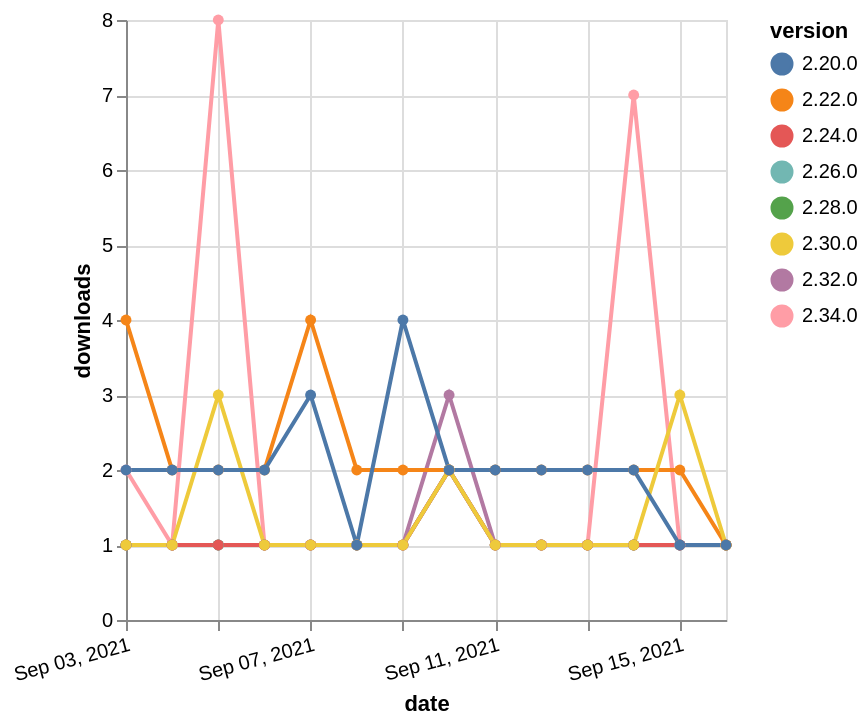

Write a Vega-Lite specification for this figure.
### Vega-Lite specification from a JSON file in a GitHub repository (floating-point values rounded to 4 significant figures)
{"$schema": "https://vega.github.io/schema/vega-lite/v5.json", "description": "A simple bar chart with embedded data.", "data": {"values": [{"date": "2021-09-03", "total": 213, "delta": 1, "version": "2.32.0"}, {"date": "2021-09-04", "total": 214, "delta": 1, "version": "2.32.0"}, {"date": "2021-09-05", "total": 215, "delta": 1, "version": "2.32.0"}, {"date": "2021-09-06", "total": 216, "delta": 1, "version": "2.32.0"}, {"date": "2021-09-07", "total": 217, "delta": 1, "version": "2.32.0"}, {"date": "2021-09-08", "total": 218, "delta": 1, "version": "2.32.0"}, {"date": "2021-09-09", "total": 219, "delta": 1, "version": "2.32.0"}, {"date": "2021-09-10", "total": 222, "delta": 3, "version": "2.32.0"}, {"date": "2021-09-11", "total": 223, "delta": 1, "version": "2.32.0"}, {"date": "2021-09-12", "total": 224, "delta": 1, "version": "2.32.0"}, {"date": "2021-09-13", "total": 225, "delta": 1, "version": "2.32.0"}, {"date": "2021-09-14", "total": 226, "delta": 1, "version": "2.32.0"}, {"date": "2021-09-15", "total": 227, "delta": 1, "version": "2.32.0"}, {"date": "2021-09-16", "total": 228, "delta": 1, "version": "2.32.0"}, {"date": "2021-09-03", "total": 210, "delta": 1, "version": "2.28.0"}, {"date": "2021-09-04", "total": 211, "delta": 1, "version": "2.28.0"}, {"date": "2021-09-05", "total": 212, "delta": 1, "version": "2.28.0"}, {"date": "2021-09-06", "total": 213, "delta": 1, "version": "2.28.0"}, {"date": "2021-09-07", "total": 214, "delta": 1, "version": "2.28.0"}, {"date": "2021-09-08", "total": 215, "delta": 1, "version": "2.28.0"}, {"date": "2021-09-09", "total": 216, "delta": 1, "version": "2.28.0"}, {"date": "2021-09-10", "total": 218, "delta": 2, "version": "2.28.0"}, {"date": "2021-09-11", "total": 219, "delta": 1, "version": "2.28.0"}, {"date": "2021-09-12", "total": 220, "delta": 1, "version": "2.28.0"}, {"date": "2021-09-13", "total": 221, "delta": 1, "version": "2.28.0"}, {"date": "2021-09-14", "total": 222, "delta": 1, "version": "2.28.0"}, {"date": "2021-09-15", "total": 223, "delta": 1, "version": "2.28.0"}, {"date": "2021-09-16", "total": 224, "delta": 1, "version": "2.28.0"}, {"date": "2021-09-03", "total": 210, "delta": 1, "version": "2.26.0"}, {"date": "2021-09-04", "total": 211, "delta": 1, "version": "2.26.0"}, {"date": "2021-09-05", "total": 212, "delta": 1, "version": "2.26.0"}, {"date": "2021-09-06", "total": 213, "delta": 1, "version": "2.26.0"}, {"date": "2021-09-07", "total": 214, "delta": 1, "version": "2.26.0"}, {"date": "2021-09-08", "total": 215, "delta": 1, "version": "2.26.0"}, {"date": "2021-09-09", "total": 216, "delta": 1, "version": "2.26.0"}, {"date": "2021-09-10", "total": 218, "delta": 2, "version": "2.26.0"}, {"date": "2021-09-11", "total": 219, "delta": 1, "version": "2.26.0"}, {"date": "2021-09-12", "total": 220, "delta": 1, "version": "2.26.0"}, {"date": "2021-09-13", "total": 221, "delta": 1, "version": "2.26.0"}, {"date": "2021-09-14", "total": 222, "delta": 1, "version": "2.26.0"}, {"date": "2021-09-15", "total": 223, "delta": 1, "version": "2.26.0"}, {"date": "2021-09-16", "total": 224, "delta": 1, "version": "2.26.0"}, {"date": "2021-09-03", "total": 136, "delta": 2, "version": "2.34.0"}, {"date": "2021-09-04", "total": 137, "delta": 1, "version": "2.34.0"}, {"date": "2021-09-05", "total": 145, "delta": 8, "version": "2.34.0"}, {"date": "2021-09-06", "total": 146, "delta": 1, "version": "2.34.0"}, {"date": "2021-09-07", "total": 147, "delta": 1, "version": "2.34.0"}, {"date": "2021-09-08", "total": 148, "delta": 1, "version": "2.34.0"}, {"date": "2021-09-09", "total": 149, "delta": 1, "version": "2.34.0"}, {"date": "2021-09-10", "total": 151, "delta": 2, "version": "2.34.0"}, {"date": "2021-09-11", "total": 152, "delta": 1, "version": "2.34.0"}, {"date": "2021-09-12", "total": 153, "delta": 1, "version": "2.34.0"}, {"date": "2021-09-13", "total": 154, "delta": 1, "version": "2.34.0"}, {"date": "2021-09-14", "total": 161, "delta": 7, "version": "2.34.0"}, {"date": "2021-09-15", "total": 162, "delta": 1, "version": "2.34.0"}, {"date": "2021-09-16", "total": 163, "delta": 1, "version": "2.34.0"}, {"date": "2021-09-03", "total": 271, "delta": 1, "version": "2.24.0"}, {"date": "2021-09-04", "total": 272, "delta": 1, "version": "2.24.0"}, {"date": "2021-09-05", "total": 273, "delta": 1, "version": "2.24.0"}, {"date": "2021-09-06", "total": 274, "delta": 1, "version": "2.24.0"}, {"date": "2021-09-07", "total": 275, "delta": 1, "version": "2.24.0"}, {"date": "2021-09-08", "total": 276, "delta": 1, "version": "2.24.0"}, {"date": "2021-09-09", "total": 277, "delta": 1, "version": "2.24.0"}, {"date": "2021-09-10", "total": 279, "delta": 2, "version": "2.24.0"}, {"date": "2021-09-11", "total": 280, "delta": 1, "version": "2.24.0"}, {"date": "2021-09-12", "total": 281, "delta": 1, "version": "2.24.0"}, {"date": "2021-09-13", "total": 282, "delta": 1, "version": "2.24.0"}, {"date": "2021-09-14", "total": 283, "delta": 1, "version": "2.24.0"}, {"date": "2021-09-15", "total": 284, "delta": 1, "version": "2.24.0"}, {"date": "2021-09-16", "total": 285, "delta": 1, "version": "2.24.0"}, {"date": "2021-09-03", "total": 2464, "delta": 4, "version": "2.22.0"}, {"date": "2021-09-04", "total": 2466, "delta": 2, "version": "2.22.0"}, {"date": "2021-09-05", "total": 2468, "delta": 2, "version": "2.22.0"}, {"date": "2021-09-06", "total": 2470, "delta": 2, "version": "2.22.0"}, {"date": "2021-09-07", "total": 2474, "delta": 4, "version": "2.22.0"}, {"date": "2021-09-08", "total": 2476, "delta": 2, "version": "2.22.0"}, {"date": "2021-09-09", "total": 2478, "delta": 2, "version": "2.22.0"}, {"date": "2021-09-10", "total": 2480, "delta": 2, "version": "2.22.0"}, {"date": "2021-09-11", "total": 2482, "delta": 2, "version": "2.22.0"}, {"date": "2021-09-12", "total": 2484, "delta": 2, "version": "2.22.0"}, {"date": "2021-09-13", "total": 2486, "delta": 2, "version": "2.22.0"}, {"date": "2021-09-14", "total": 2488, "delta": 2, "version": "2.22.0"}, {"date": "2021-09-15", "total": 2490, "delta": 2, "version": "2.22.0"}, {"date": "2021-09-16", "total": 2491, "delta": 1, "version": "2.22.0"}, {"date": "2021-09-03", "total": 178, "delta": 1, "version": "2.30.0"}, {"date": "2021-09-04", "total": 179, "delta": 1, "version": "2.30.0"}, {"date": "2021-09-05", "total": 182, "delta": 3, "version": "2.30.0"}, {"date": "2021-09-06", "total": 183, "delta": 1, "version": "2.30.0"}, {"date": "2021-09-07", "total": 184, "delta": 1, "version": "2.30.0"}, {"date": "2021-09-08", "total": 185, "delta": 1, "version": "2.30.0"}, {"date": "2021-09-09", "total": 186, "delta": 1, "version": "2.30.0"}, {"date": "2021-09-10", "total": 188, "delta": 2, "version": "2.30.0"}, {"date": "2021-09-11", "total": 189, "delta": 1, "version": "2.30.0"}, {"date": "2021-09-12", "total": 190, "delta": 1, "version": "2.30.0"}, {"date": "2021-09-13", "total": 191, "delta": 1, "version": "2.30.0"}, {"date": "2021-09-14", "total": 192, "delta": 1, "version": "2.30.0"}, {"date": "2021-09-15", "total": 195, "delta": 3, "version": "2.30.0"}, {"date": "2021-09-16", "total": 196, "delta": 1, "version": "2.30.0"}, {"date": "2021-09-03", "total": 2363, "delta": 2, "version": "2.20.0"}, {"date": "2021-09-04", "total": 2365, "delta": 2, "version": "2.20.0"}, {"date": "2021-09-05", "total": 2367, "delta": 2, "version": "2.20.0"}, {"date": "2021-09-06", "total": 2369, "delta": 2, "version": "2.20.0"}, {"date": "2021-09-07", "total": 2372, "delta": 3, "version": "2.20.0"}, {"date": "2021-09-08", "total": 2373, "delta": 1, "version": "2.20.0"}, {"date": "2021-09-09", "total": 2377, "delta": 4, "version": "2.20.0"}, {"date": "2021-09-10", "total": 2379, "delta": 2, "version": "2.20.0"}, {"date": "2021-09-11", "total": 2381, "delta": 2, "version": "2.20.0"}, {"date": "2021-09-12", "total": 2383, "delta": 2, "version": "2.20.0"}, {"date": "2021-09-13", "total": 2385, "delta": 2, "version": "2.20.0"}, {"date": "2021-09-14", "total": 2387, "delta": 2, "version": "2.20.0"}, {"date": "2021-09-15", "total": 2388, "delta": 1, "version": "2.20.0"}, {"date": "2021-09-16", "total": 2389, "delta": 1, "version": "2.20.0"}]}, "width": "container", "mark": {"type": "line", "point": {"filled": true}}, "encoding": {"x": {"field": "date", "type": "temporal", "timeUnit": "yearmonthdate", "title": "date", "axis": {"labelAngle": -15}}, "y": {"field": "delta", "type": "quantitative", "title": "downloads"}, "color": {"field": "version", "type": "nominal"}, "tooltip": {"field": "delta"}}}
